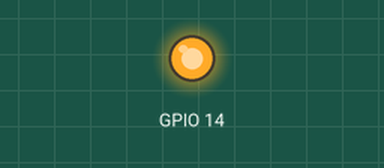
Simulated run of this program. Board: Raspberry Pi (BCM pin numbers). Shown: output pins drawn as LEDs (lit = HIGH). The clock reads 2024-03-15 10:24:30 at power-on unless the program sets it; what the program prints to the terminal is not drawn.

Above: at 1.0 s.
At 3.0 s:
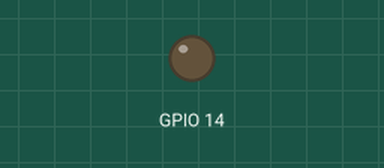
Timing chart, 0 to 5.2 s (numbered marks = the images above):
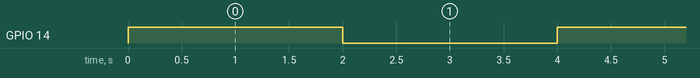

Measured:
- by itself, GPIO 14: alternates HIGH for 2.0 s and LOW for 2.0 s

The program:

ssr_python.py
```python
import RPi.GPIO as GPIO
import datetime
from time import sleep

GPIO.setmode(GPIO.BCM)
GPIO.setup(14,GPIO.OUT)

def main():
  for i in range(100):
    now = datetime.datetime.now()
    print(now)
    print(i)
    GPIO.output(14,GPIO.HIGH)
    sleep(2)
    GPIO.output(14,GPIO.LOW)
    sleep(2)
try:
  main()
except:
  pass

GPIO.cleanup()
```
